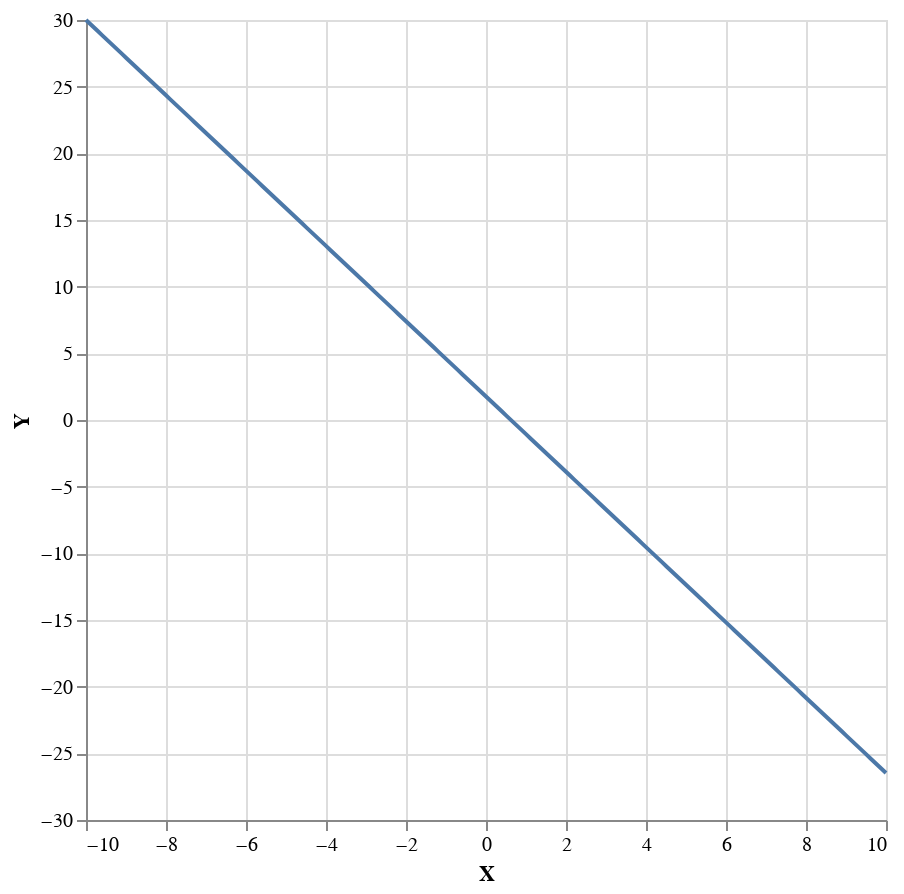
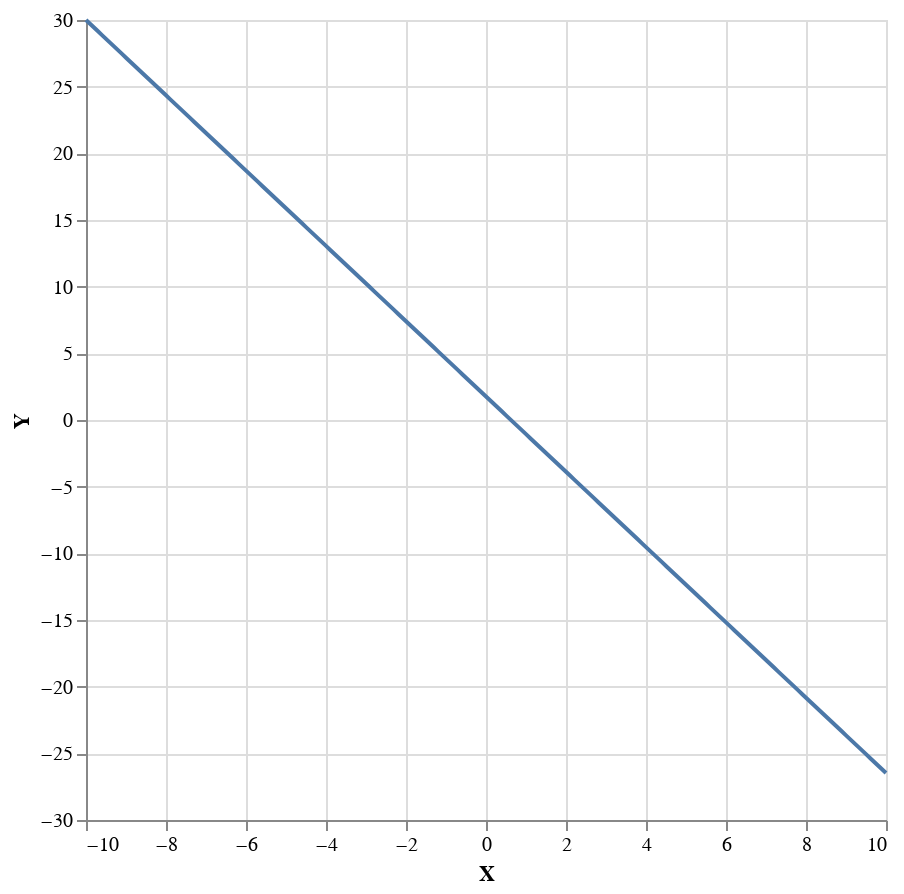

These figures' notebook cell, in order:
### Code cell
plot (range, (\(s,i,_) -> (s,i)) $ head mhRunsRegression) 
plot (range, (\(s,i,_) -> (s,i)) $ head mhRunsRegression)

### Figure 1 — Vega-Lite specification as saved in the notebook (floating-point values rounded to 4 significant figures; data arrays with more than 128 entries replaced by an {"elided": "..."} marker saying what was removed)
{"$schema": "https://vega.github.io/schema/vega-lite/v4.json", "data": {"values": {"elided": "201 records"}}, "encoding": {"color": {}, "x": {"field": "X", "type": "quantitative"}, "y": {"field": "Y", "type": "quantitative"}}, "height": 400, "mark": "line", "width": 400}

### Figure 2 — Vega-Lite specification as saved in the notebook (floating-point values rounded to 4 significant figures; data arrays with more than 128 entries replaced by an {"elided": "..."} marker saying what was removed)
{"$schema": "https://vega.github.io/schema/vega-lite/v4.json", "data": {"values": {"elided": "201 records"}}, "encoding": {"color": {}, "x": {"field": "X", "type": "quantitative"}, "y": {"field": "Y", "type": "quantitative"}}, "height": 400, "mark": "line", "width": 400}
